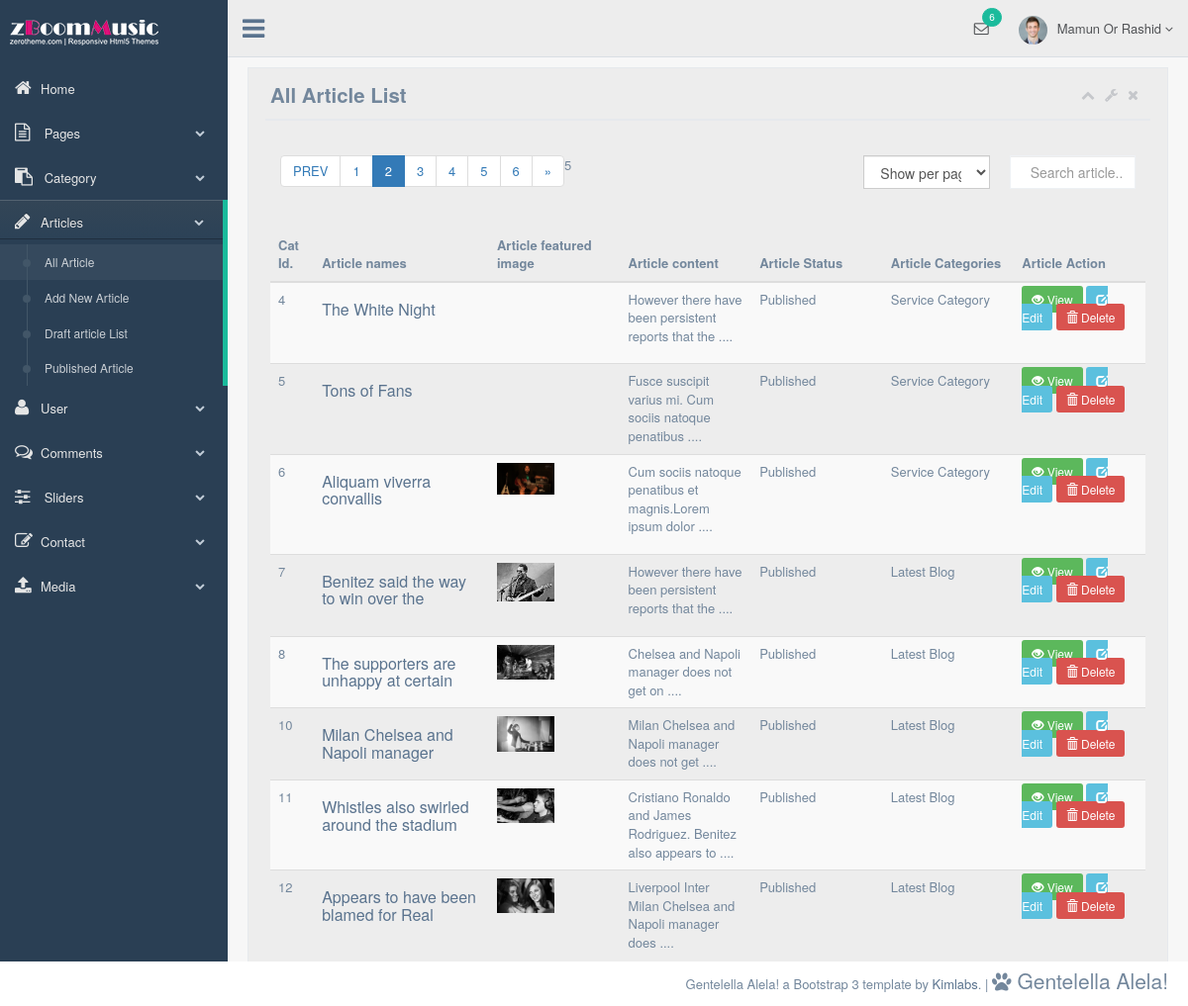
Screenshot of /admin/article.php (signed in) with the database file from the repository.
### tables this page shows
CREATE TABLE IF NOT EXISTS `article_album` (
  `art_id` int(11) NOT NULL AUTO_INCREMENT,
  `cat_id` int(11) NOT NULL,
  `art_title` varchar(90) NOT NULL,
  `art_subtitle` varchar(100) NOT NULL,
  `art_content` text NOT NULL,
  `art_thumnail` varchar(400) NOT NULL,
  `art_published_date` text NOT NULL,
  `artcle_public_time` text NOT NULL,
  `art_author` varchar(50) NOT NULL,
  `art_comment` varchar(20) NOT NULL,
  `art_status` tinyint(4) NOT NULL,
  PRIMARY KEY (`art_id`),
  KEY `cat_id` (`cat_id`)
);

CREATE TABLE IF NOT EXISTS `categorys` (
  `cat_id` int(11) NOT NULL AUTO_INCREMENT,
  `cat_name` varchar(90) NOT NULL,
  `cat_type` varchar(40) NOT NULL,
  `cat_status` tinyint(4) NOT NULL,
  PRIMARY KEY (`cat_id`)
);

### database.php (called while the page is built, shortened)
<?php
class Database {
    private $conn;
    public function __construct($host, $user, $pass, $dbname) {
        $this->conn = mysqli_connect($host, $user, $pass, $dbname) or die("Db connection problem" . mysqli_connect_error());
    }
    public function getAll($table, $cols) {
        $sql = "SELECT $cols FROM $table";
        $result = mysqli_query($this->conn, $sql);
        if (mysqli_num_rows($result) > 0) {
            return mysqli_fetch_all($result, MYSQLI_ASSOC);
        } else {
            return false;
        }
    }
    public function getById($table, $cols, $where) {
        $sql = "SELECT $cols FROM $table WHERE $where";
        $result = mysqli_query($this->conn, $sql);
        if (mysqli_num_rows($result) > 0) {
            return mysqli_fetch_assoc($result);
        } else {
            return false;
        }
    }
    public function getByLimit($table,$cols,$start,$limit){
        $sql="SELECT $cols FROM $table LIMIT $start,$limit";
        $result=  mysqli_query($this->conn,$sql);
        if(mysqli_num_rows($result)>0){
            return mysqli_fetch_all($result,MYSQLI_ASSOC);
        }else{
            return FALSE;
        }
    }
}
$obj = new Database("localhost", "root", "1234", "zboom_db");

### admin/article.php (the view, shortened to what this page needs)
<?php
include './admin_header.php';
include './sidebar_menu.php';
include './top_nav.php';
?>
<div class="right_col article_section" role="main">
    <div class="row">
        <div class="col-md-12 col-sm-12 col-xs-12">
            <div class="x_panel">
                <div class="x_title">
                    <h2><big><strong>All Article List</strong></big></h2>
                    <ul class="nav navbar-right panel_toolbox">
                        <li><a class="collapse-link"><i class="fa fa-chevron-up"></i></a>
                        </li>
                        <li class="dropdown">
                            <a href="#" class="dropdown-toggle" data-toggle="dropdown" role="button" aria-expanded="false"><i class="fa fa-wrench"></i></a>
                        </li>
                        <li><a class="close-link"><i class="fa fa-close"></i></a>
                        </li>
                    </ul>
                    <div class="clearfix"></div>
                </div>
                <div class="x_content">
                    <div class="row article_search_pagination">
                        <div class="col-md-8 col-sm-8 col-xs-12">
                            <ul class="pagination">
                                <?php
                                $per_page_item = 8;
                                $total_article = $obj->getAll("article_album", "*");
                                if (isset($_REQUEST['page_no'])) {
                                    $page_num = $_REQUEST['page_no'];
                                } else {
                                    $page_num = 1;
                                }
                                $sho_calcu = $per_page_item * $page_num;
                                $start = $sho_calcu - $per_page_item;
                                $reslut_db = $obj->getByLimit("article_album", "*", "$start", "$per_page_item");
                                if (isset($page_num)) {
                                    $total_page = ceil(count($total_article) / $per_page_item);
                                    echo $total_page;
                                }
                                if ($page_num == 1) {
                                    ?>
                                <li><a href="">PREV</a></li>
                                    <?php
                                }
                                ?>
                                <li><a href="#">1</a></li>
                                <li class="active"><a href="#">2</a></li>
                                <li><a href="#">3</a></li>
                                <li><a href="#">4</a></li>
                                <li><a href="#">5</a></li>
                                <li><a href="#">6</a></li>
                                <li><a href="#">&raquo;</a></li>
                            </ul>
                        </div>
                        <div class="col-md-2 col-sm-2 col-xs-12">
                            <select id="show_per_page" name="show_article" class="form-control" onchange="show_perpage(this.value)">
                                <option value="8">Show per page</option>
                            </select>
                        </div>
                        <div class="col-md-2 col-sm-2 col-xs-12">
                            <div class="form-group pull-right top_search">
                                <div class="input-group">
                                    <input type="text" class="form-control" placeholder="Search article..." onkeyup="search_post(this.value)">
                                </div>
                            </div>
                        </div>
                    </div>
                    <table class="table table-striped projects">
                        <thead>
                            <tr>
                                <th style="width: 5%">Cat Id.</th>
                                <th style="width: 20%">Article names</th>
                                <th>Article featured image</th>
                                <th>Article content</th>
                                <th>Article Status</th>
                                <th>Article Categories</th>
                                <th>Article Action</th>
                            </tr>
                        </thead>
                        <tbody id="show_per_page_article">
                            <?php
                            foreach ($reslut_db as $article) {
                                extract($article);
                                ?>
                                <tr>
                                    <td><?php
                            echo $art_id;
                                ?>
                                    </td>
                                    <td><h4 class="title">
                                            <a href="../inner.php?eventart_id=<?php echo $art_id; ?>"><?php echo $art_title; ?></a>
                                        </h4>
                                    </td>
                                    <td>
                                        <?php
                                        if (empty($art_thumnail)) {
                                        } else {
                                            ?>
                                            <img width="50%" src="<?php echo $art_thumnail; ?>">
                                            <?php
                                        }
                                        ?>
                                    </td>
                                    <td><?php
                                    $postarray = explode(" ", $art_content);
                                    if (count($postarray) > 8) {
                                        $postslice = array_slice($postarray, 0, 8);
                                        $poststri = implode(" ", $postslice);
                                        echo $poststri . " ....";
                                    } else {
                                        echo $art_content;
                                    }
                                        ?></td>
                                    <td>
                                        <?php
                                        if ($art_status == "0") {
                                            echo "Unpublished";
                                        } elseif ($art_status == "1") {
                                            echo "Published";
                                        } elseif ($art_status == "2") {
                                            echo "Draft";
                                        }
                                        ?>
                                    </td>
                                    <td>
                                        <?php
                                        $cat_match_id = $cat_id;
                                        $get_catid_name = $obj->getById("categorys", "*", "cat_id='$cat_match_id'");
                                        echo $get_catid_name['cat_name'];
                                        ?>
                                    </td>
                                    <td><a href="../inner.php?eventart_id=<?php echo $art_id; ?>" class="btn-sm btn-success" href=""><i class="glyphicon glyphicon-eye-open"></i> View</a>
                                        <a class="btn-sm btn-info" href="edit.php?edit_post=<?php echo $art_id; ?>"><i class="glyphicon glyphicon-edit"></i> Edit</a>
                                        <a href="?art_del=<?php echo $art_id; ?>" class="btn-sm btn-danger" href=""><i class="glyphicon glyphicon-trash"></i> Delete</a>
                                    </td>
                                </tr>
                                <?php
                            }
                            ?>
                        </tbody>
                    </table>
                </div>
            </div>
        </div>
    </div>
    <?php
    include './admin_footer.php';
    ?>

### rows the page displays
article_album: art_id "4", art_title "The White Night", poststri "However there have been persistent reports that the", art_status "Published", cat.cat_name "Service Category"
article_album: art_id "5", art_title "Tons of Fans", poststri "Fusce suscipit varius mi. Cum sociis natoque penatibus", art_status "Published", cat.cat_name "Service Category"
article_album: art_id "6", art_title "Aliquam viverra convallis", art_thumnail (picture), poststri "Cum sociis natoque penatibus et magnis.Lorem ipsum dolor", art_status "Published", cat.cat_name "Service Category"
article_album: art_id "7", art_title "Benitez said the way to win over the", art_thumnail (picture), poststri "However there have been persistent reports that the", art_status "Published", cat.cat_name "Latest Blog"
article_album: art_id "8", art_title "The supporters are unhappy at certain", art_thumnail (picture), poststri "Chelsea and Napoli manager does not get on", art_status "Published", cat.cat_name "Latest Blog"
article_album: art_id "10", art_title "Milan Chelsea and Napoli manager", art_thumnail (picture), poststri "Milan Chelsea and Napoli manager does not get", art_status "Published", cat.cat_name "Latest Blog"
article_album: art_id "11", art_title "Whistles also swirled around the stadium", art_thumnail (picture), poststri "Cristiano Ronaldo and James Rodriguez. Benitez also appears to", art_status "Published", cat.cat_name "Latest Blog"
article_album: art_id "12", art_title "Appears to have been blamed for Real", art_thumnail (picture), poststri "Liverpool Inter Milan Chelsea and Napoli manager does", art_status "Published", cat.cat_name "Latest Blog"

### other values shown
$_SESSION['user_name'] "Mamun Or Rashid"
$total_page "5"
